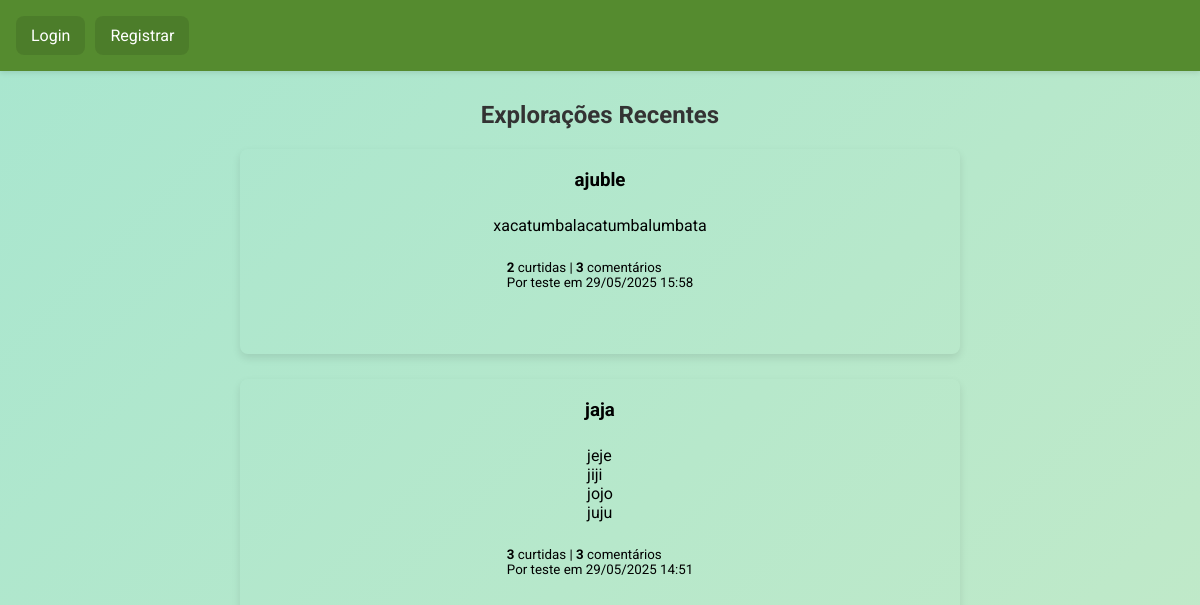
Before: / with the older database file.
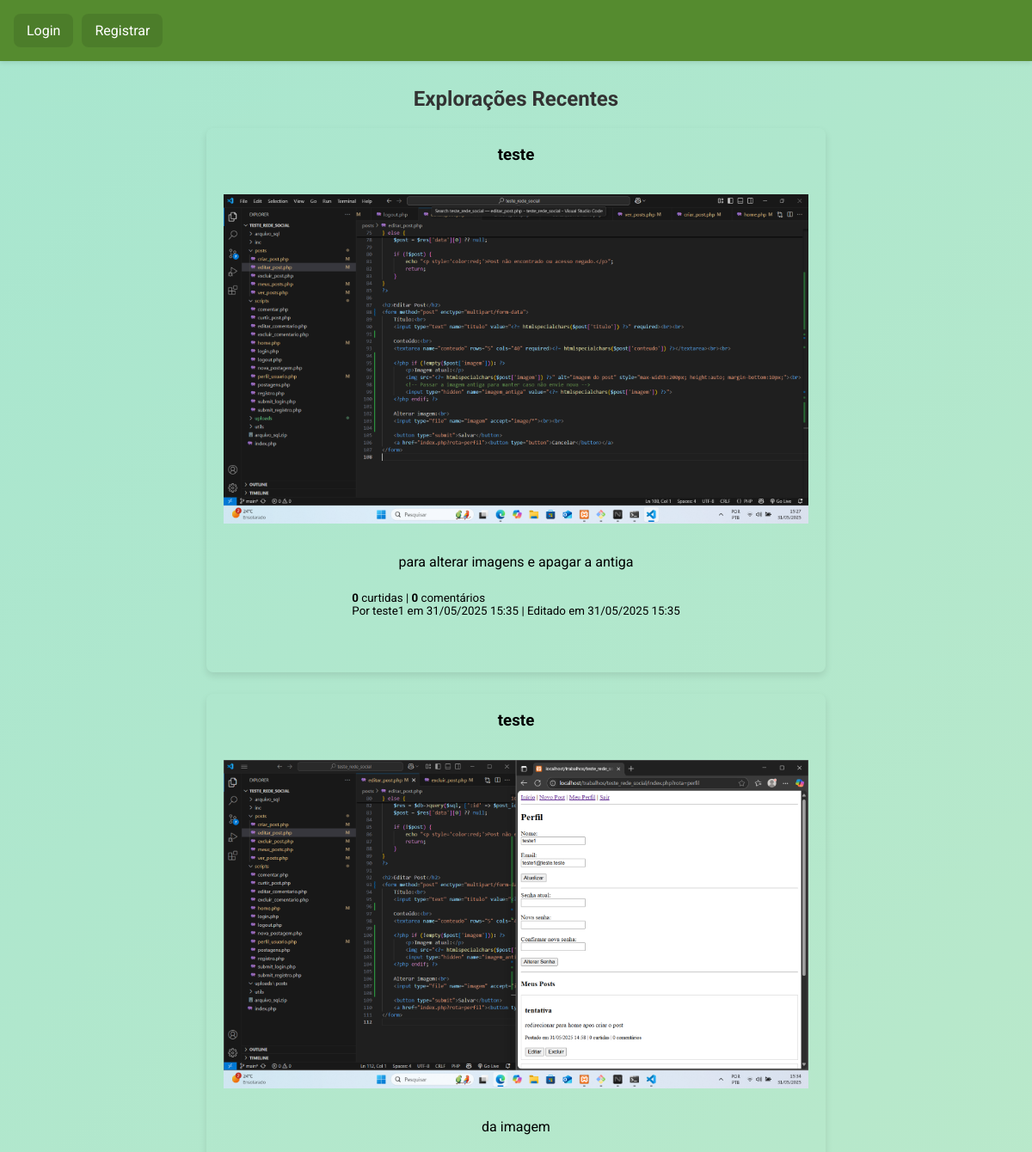
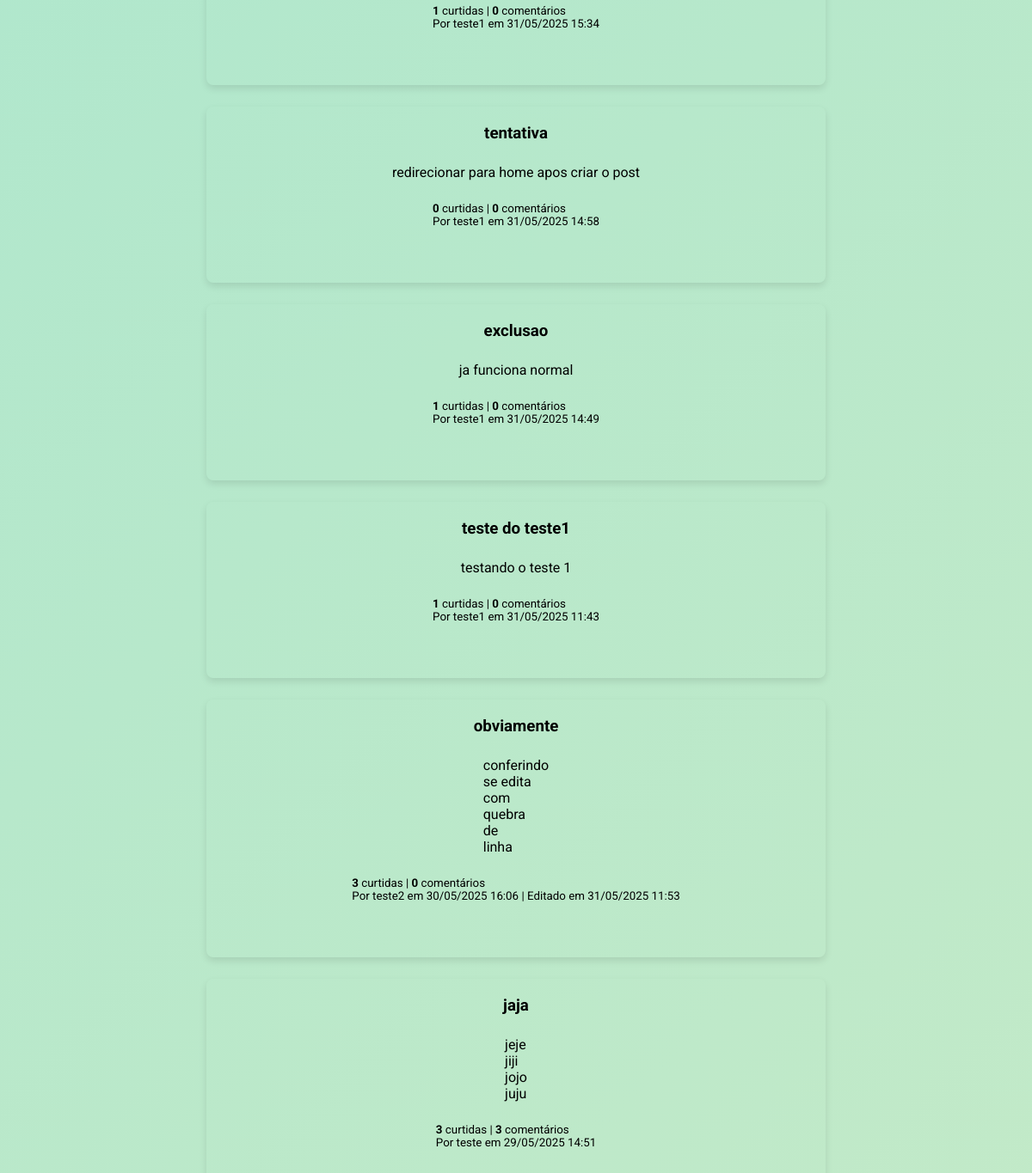
After: the same page with the newer database file (2 pictures, top to bottom).
### tables this page shows
CREATE TABLE `posts` (
  `id` int(11) NOT NULL,
  `usuario_id` int(11) NOT NULL,
  `titulo` varchar(255) NOT NULL,
  `conteudo` text NOT NULL,
  `imagem` varchar(255) DEFAULT NULL,
  `criado_em` datetime DEFAULT current_timestamp(),
  `editado_em` datetime DEFAULT NULL
);

CREATE TABLE `usuarios` (
  `id` int(11) NOT NULL,
  `nome` varchar(100) NOT NULL,
  `usuario` varchar(255) NOT NULL,
  `senha` varchar(255) NOT NULL
);

### inc/db_database.php (called while the page is built)
<?php
class Database {
    private $pdo;
    public function __construct() {
        try {
            $this->pdo = new PDO("mysql:host=localhost;dbname=rede_exploradores;charset=utf8", "root", "");
            $this->pdo->setAttribute(PDO::ATTR_ERRMODE, PDO::ERRMODE_EXCEPTION);
        } catch (PDOException $e) {
            die("Erro de conexão: " . $e->getMessage());
        }
    }
    public function query($sql, $params = []) {
        try {
            $stmt = $this->pdo->prepare($sql);
            $stmt->execute($params);
            return ['status' => 'success', 'data' => $stmt->fetchAll(PDO::FETCH_ASSOC)];
        } catch (PDOException $e) {
            return ['status' => 'error', 'message' => $e->getMessage()];
        }
    }
}

### posts/ver_posts.php (the view, shortened to what this page needs)
<?php
require_once __DIR__ . '/../inc/menu.php';
require_once __DIR__ . '/../inc/db_database.php';
$db = new Database();
$sql = "
    SELECT p.*, u.nome,
        (SELECT COUNT(*) FROM likes l WHERE l.post_id = p.id) AS curtidas,
        (SELECT COUNT(*) FROM comentarios c WHERE c.post_id = p.id) AS comentarios
    FROM posts p
    JOIN usuarios u ON p.usuario_id = u.id
    ORDER BY p.criado_em DESC
";
$result = $db->query($sql);
?>
<!DOCTYPE html>
<html lang="pt-br">
<head>
    <link rel="stylesheet" href="css/home.css">
    <link href='https://unpkg.com/boxicons@2.1.4/css/boxicons.min.css' rel='stylesheet'>
</head>
<body>
    <?php
    echo "<h2>Explorações Recentes</h2>";
    if ($result['status'] !== 'success' || count($result['data']) === 0) {
        echo "<p>Nenhuma postagem ainda.</p>";
    } else {
        foreach ($result['data'] as $post) {
            echo "<div class='posts_recentes'>";
            echo "<h3>" . htmlspecialchars($post['titulo']) . "</h3>";
            if (!empty($post['imagem'])) {
                echo '<img src="' . htmlspecialchars($post['imagem']) . '" alt="Imagem do post" style="max-width:100%; height:auto; margin:10px 0;">';
            }
            echo "<p>" . nl2br(htmlspecialchars($post['conteudo'])) . "</p>";
            echo "<small>";
            echo "<strong>" . $post['curtidas'] . "</strong> curtidas | ";
            echo "<strong>" . $post['comentarios'] . "</strong> comentários<br>";
            echo "Por " . htmlspecialchars($post['nome']) . " em " . date("d/m/Y H:i", strtotime($post['criado_em']));
            if (!empty($post['editado_em'])) {
                echo " | Editado em " . date("d/m/Y H:i", strtotime($post['editado_em']));
            }
            echo "</small><br>";
            echo "</div>";
        }
    }
    ?>
</body>
</html>

### index.php (shortened to what this page needs)
<?php
$rota = $_GET['rota'] ?? 'ver_posts';
switch ($rota) {
    case 'ver_posts':
        require 'posts/ver_posts.php';
        break;
}

### inc/menu.php (shortened to what this page needs)
<!DOCTYPE html>
<html lang="pt-br">
<head>
    <link rel="stylesheet" href="css/menu.css">
    <link href='https://unpkg.com/boxicons@2.1.4/css/boxicons.min.css' rel='stylesheet'>
</head>
<body>
    <header class="site-header">
        <nav class="main-menu">
            <ul class="menu-list" id="menu-list">
            <?php if (isset($_SESSION['usuario'])): ?>
                    <span>Olá, <strong><?= htmlspecialchars($_SESSION['usuario']['nome']) ?> </span>
                    <a href="index.php?rota=home" class="link-item">Início</a>
                    <a href="index.php?rota=criar_post" class="link-item">Novo Post</a>
                    <a href="index.php?rota=perfil" class="link-item">Meu Perfil</a>
                    <a href="index.php?rota=logout" class="link-item">Sair</a>
                <?php else: ?>
                    <a href="index.php?rota=login" class="link-item">Login</a>
                    <a href="index.php?rota=registro" class="link-item">Registrar</a>
                <?php endif; ?>
                </ul>
        </nav>
    </header>
</body>
</html>

### css/menu.css (style rules this page uses)
* { margin: 0px; padding: 0; box-sizing: border-box; font-family: "Roboto", sans-serif; }
.site-header { background-color: #558b2f; color: #fff; padding: 1rem; box-shadow: 0 2px 5px rgba(0, 0, 0, 0.1); }
.main-menu { display: flex; justify-content: space-between; align-items: center; flex-wrap: wrap; }
.menu-list { display: flex; flex-wrap: wrap; gap: 10px; list-style: none; align-items: center; }
.link-item { text-decoration: none; color: #fff; background-color: rgba(0, 0, 0, 0.1); padding: 10px 15px; border-radius: 8px; transition: background-color 0.3s; }

### css/home.css (style rules this page uses)
* { margin: 0; padding: 0; box-sizing: border-box; font-family: "Roboto", sans-serif; word-break: break-word; }
body { background: linear-gradient(135deg, #a8e6cf, #dcedc1, #aed581); background-size: 400% 400%; animation: backgroundShift 15s ease infinite; min-height: 100vh; }
h2 { text-align: center; margin-top: 30px; margin-bottom: 20px; color: #333; }
.posts_recentes { width: 60%; margin: 20px auto; border-radius: 8px; padding: 20px; box-shadow: 0 4px 8px rgba(0, 0, 0, 0.1); margin-bottom: 25px; display: flex; flex-direction: column; align-items: center; gap: 25px; }

Changed rows visible on the page:
removed posts: titulo "ajuble", conteudo "xacatumbalacatumbalumbata", curtidas "2", comentarios "3", usuario.nome "teste", criado_em "29/05/2025 15:58"
added posts: titulo "teste", imagem (picture), conteudo "para alterar imagens e apagar a antiga", curtidas "0", comentarios "0", usuario.nome "teste1", criado_em "31/05/2025 15:35", editado_em "31/05/2025 15:35"
added posts: titulo "teste", imagem (picture), conteudo "da imagem", curtidas "1", comentarios "0", usuario.nome "teste1", criado_em "31/05/2025 15:34"
added posts: titulo "tentativa", conteudo "redirecionar para home apos criar o post", curtidas "0", comentarios "0", usuario.nome "teste1", criado_em "31/05/2025 14:58"
added posts: titulo "exclusao", conteudo "ja funciona normal", curtidas "1", comentarios "0", usuario.nome "teste1", criado_em "31/05/2025 14:49"
added posts: titulo "teste do teste1", conteudo "testando o teste 1", curtidas "1", comentarios "0", usuario.nome "teste1", criado_em "31/05/2025 11:43"
added posts: titulo "obviamente", conteudo "conferindo se edita com quebra de linha", curtidas "3", comentarios "0", usuario.nome "teste2", criado_em "30/05/2025 16:06", editado_em "31/05/2025 11:53"
